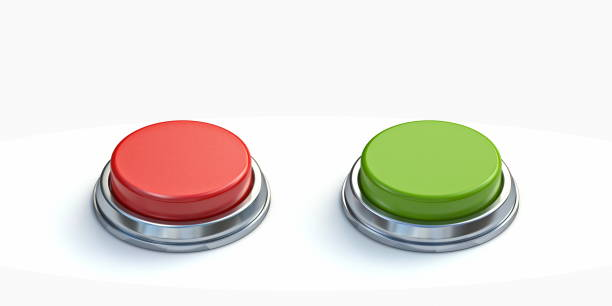
#> input picture www.jpg, 612 x 306 px
$ python main.py
#> lines starting #> are read from the running program, lines starting #| are printed output that depends on the picture; after the words box and inside, x2 and y2 are one past the last pixel; in counts of white or black regions, pixels touching at a corner belong together
import cv2
import numpy as np

# Load the image
image = cv2.imread('www.jpg')
#> image is the input picture: shape (306, 612, 3); mean B, G, R 220.6, 227.1, 231.1

# Convert the image from BGR to RGB (OpenCV uses BGR by default)
image_rgb = cv2.cvtColor(image, cv2.COLOR_BGR2RGB)

# Define the range of red color in HSV
lower_red_1 = np.array([0, 50, 50])
upper_red_1 = np.array([10, 255, 255])
lower_red_2 = np.array([170,50,50])
upper_red_2 = np.array([180,255,255])

# Define the range of green color in HSV (expanded ranges)
lower_green = np.array([36, 25, 25])
upper_green = np.array([70, 255, 255])

# Convert the image to HSV color space
hsv_image = cv2.cvtColor(image, cv2.COLOR_BGR2HSV)
#> hsv_image: shape (306, 612, 3); mean H, S, V 19.9, 24.5, 236.3

## Calculate the masks
mask_red_1 = cv2.inRange(hsv_image, lower_red_1, upper_red_1)
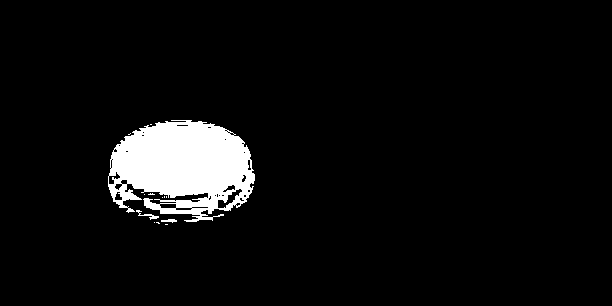
#> mask_red_1: shape (306, 612); 5.6% white; 13 white regions (10 under 20 px), largest, box (x1, y1, x2, y2) and area: (108, 120, 255, 222) 10276, (136, 210, 159, 220) 63, (161, 219, 177, 223) 40
mask_red_2 = cv2.inRange(hsv_image, lower_red_2, upper_red_2)
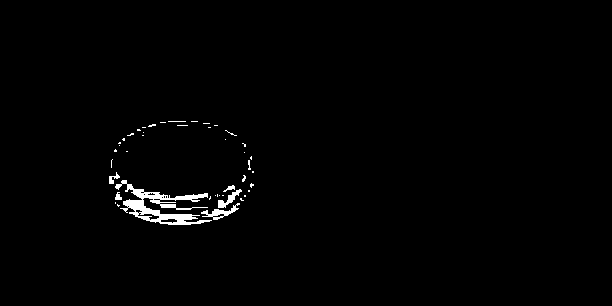
#> mask_red_2: shape (306, 612); 1.1% white; 44 white regions (38 under 20 px), largest, box (x1, y1, x2, y2) and area: (115, 180, 212, 225) 1420, (201, 203, 240, 220) 206, (218, 189, 242, 208) 152, (109, 172, 120, 184) 56, (223, 185, 235, 192) 37, (115, 192, 122, 200) 37
mask_red = mask_red_1+mask_red_2
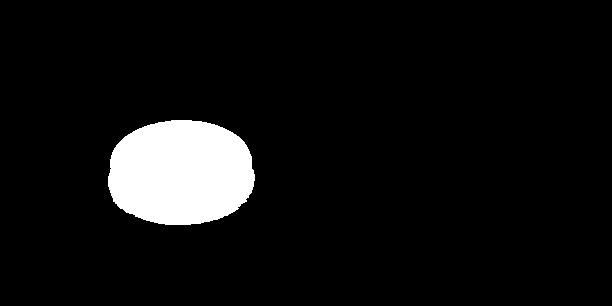
#> mask_red: shape (306, 612); 6.7% white; 1 white region, box (x1, y1, x2, y2) and area: (108, 120, 255, 225) 12559
mask_green = cv2.inRange(hsv_image, lower_green, upper_green)
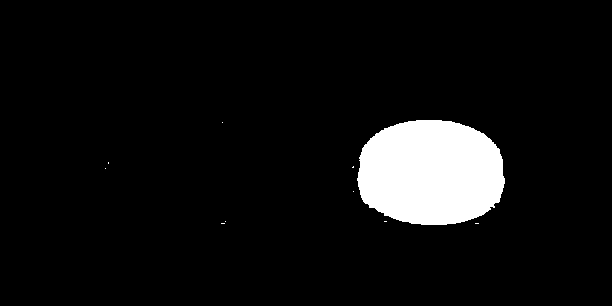
#> mask_green: shape (306, 612); 6.8% white; 10 white regions (9 under 20 px)

# Find contours for red objects
contours_red, _ = cv2.findContours(mask_red, cv2.RETR_EXTERNAL, cv2.CHAIN_APPROX_SIMPLE)
#> contours_red = 1 contour; box (x1, y1, x2, y2) and area: (108, 120, 255, 225) 12366

# Find contours for green objects
contours_green, _ = cv2.findContours(mask_green, cv2.RETR_EXTERNAL, cv2.CHAIN_APPROX_SIMPLE)
#> contours_green = 10 contours, 9 with area under 20; largest, box (x1, y1, x2, y2) and area: (357, 120, 505, 225) 12511

# Draw bounding boxes around red objects
for contour in contours_red:
    x, y, w, h = cv2.boundingRect(contour)
    cv2.rectangle(image_rgb, (x, y), (x + w, y + h), (255, 0, 0), 2)
#> this loop made 1 pass
#> (x, y, w, h) on pass 1: (108, 120, 147, 105)
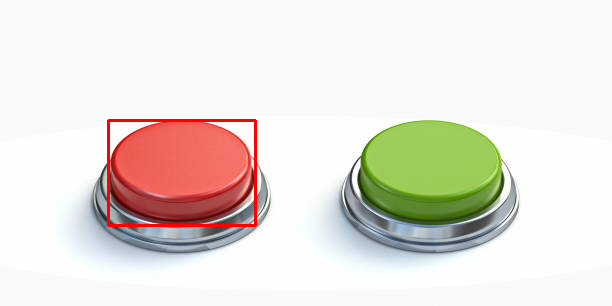
#> image_rgb: shape (306, 612, 3); mean R, G, B 231.6, 225.5, 219

# Draw bounding boxes around green objects
for contour in contours_green:
    x, y, w, h = cv2.boundingRect(contour)
    cv2.rectangle(image_rgb, (x, y), (x + w, y + h), (0, 255, 0), 2)
#> this loop made 10 passes
#> (contour, x, y, w, h) on passes 1, 2, 3, 7, 8: ([[475, 223], [478, 223]], 475, 223, 4, 1), ([[221, 223], [224, 223]], 221, 223, 4, 1), ([[384, 221], [386, 221]], 384, 221, 3, 1), ([[353, 166], [352, 167], [353, 167]], 352, 166, 2, 2), ([[108, 162], [108, 163]], 108, 162, 1, 2)
#> (x, y, w, h) on passes 4, 5, 6, 9, 10: (225, 221, 1, 1), (353, 191, 1, 1), (105, 168, 1, 1), (222, 122, 1, 1), (357, 120, 148, 105)
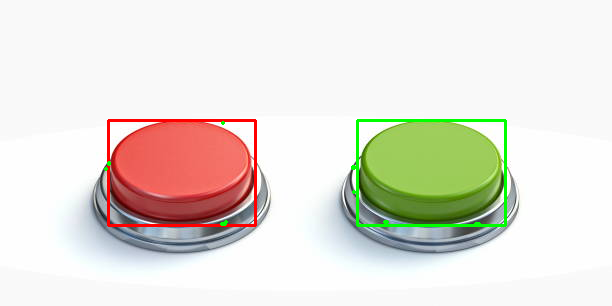
#> image_rgb: shape (306, 612, 3); 0.88% of pixels changed, all inside (x1, y1, x2, y2) = (104, 119, 507, 227)

# Display the image with bounding boxes
cv2.imshow('Bounding Boxes', cv2.cvtColor(image_rgb, cv2.COLOR_RGB2BGR))
cv2.waitKey(0)
cv2.destroyAllWindows()
